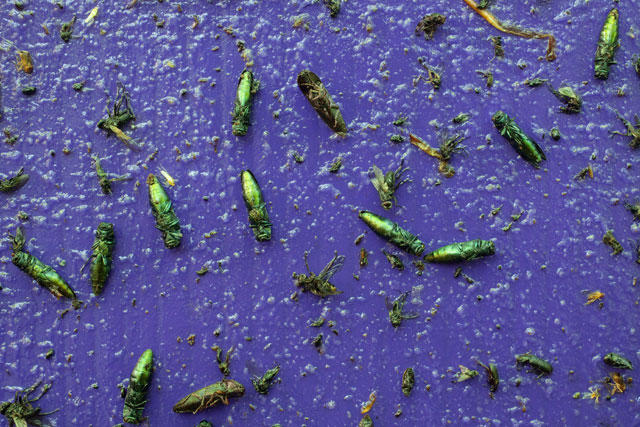
#> input picture src/EAB-on-purple-trap.jpg, 640 x 427 px
$ python eab_find.py --image EAB-on-purple-trap.jpg   (older library calls are emulated)
#> lines starting #> are read from the running program, lines starting #| are printed output that depends on the picture; after the words box and inside, x2 and y2 are one past the last pixel; in counts of white or black regions, pixels touching at a corner belong together
import argparse
import numpy as np
import cv2
import json

try:
    import serial
    SEND_DATA = True
except ImportError:
    SEND_DATA = False

# To execute:
# python EAB_find.py --image EAB-on-purple-trap.jpg

ap = argparse.ArgumentParser()
ap.add_argument('-i', '--image', required=True, help='Path to image')
args = vars(ap.parse_args())

# Upper and lower rgb space for background
# Unused
# blueLower = np.array([100, 67, 0], dtype='uint8')
# blueUpper = np.array([167, 85, 91], dtype='uint8')

# Unused in the end. Delete me.
# blue = cv2.inRange(frame, blueLower, blueUpper)
# blue = cv2.GaussianBlur(blue, (3, 3), 0)

# Upper and lower rgb space for selecting background
# Don't be fooled by the name. Started gray, ended up everything but
grayLower = np.array([0, 0, 10], dtype='uint8')
grayUpper = np.array([125, 168, 125], dtype='uint8')

frame = cv2.imread(args['image'])
#> frame is the input picture: shape (427, 640, 3); mean B, G, R 144.9, 85.5, 87.1

# Again, don't be fooled by the variable name.
# Not whitish as much as it selected out the background
whiteish = cv2.inRange(frame, grayLower, grayUpper)
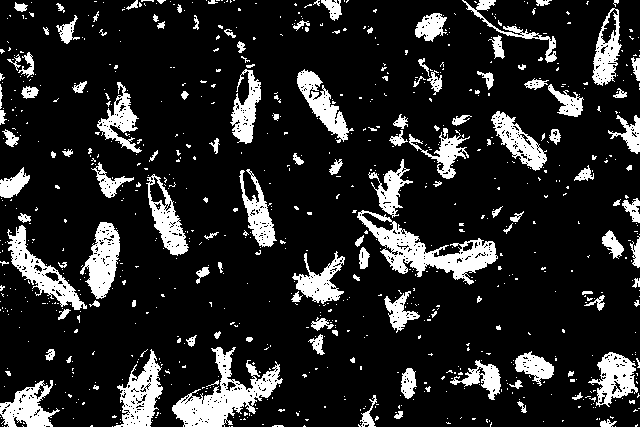
#> whiteish: shape (427, 640); 15.2% white; 847 white regions (718 under 20 px), largest, box (x1, y1, x2, y2) and area: (172, 347, 283, 427) 3292, (357, 210, 498, 285) 3291, (7, 225, 87, 310) 1822
whiteish = cv2.GaussianBlur(whiteish, (5, 5), 1)
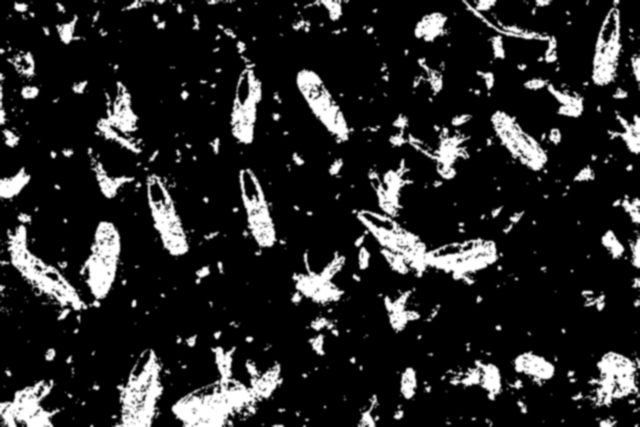
#> whiteish: shape (427, 640); min 0, max 255, mean 38.8

# Now flip the background to be white, subject dark
opposite = cv2.bitwise_not(whiteish)
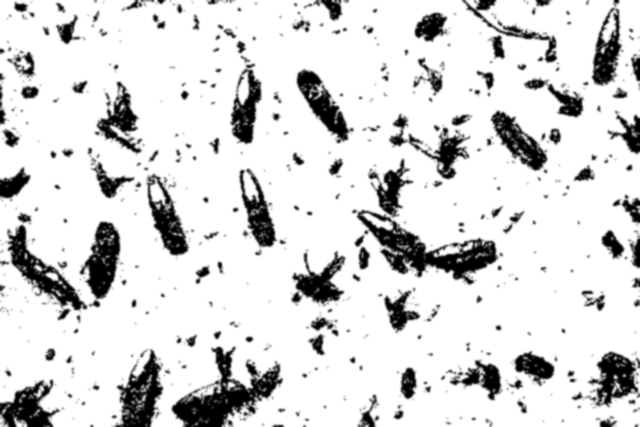
#> opposite: shape (427, 640); min 0, max 255, mean 216.2

# Begin edge detection
canny = cv2.Canny(opposite, 30, 150)
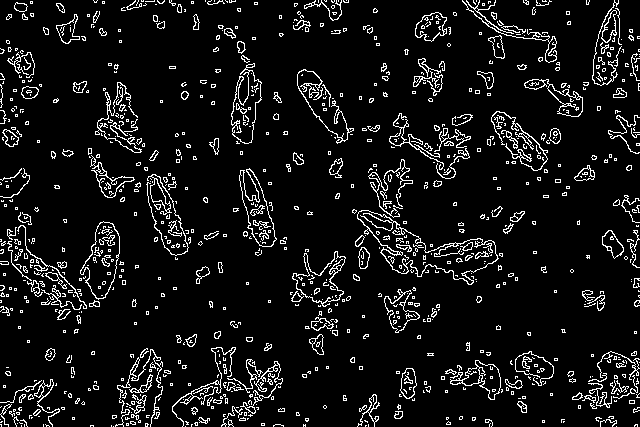
#> canny: shape (427, 640); 8.1% white in thin lines or dots

# Find the contours
_, cnts, _ = cv2.findContours(canny.copy(), cv2.RETR_EXTERNAL, cv2.CHAIN_APPROX_SIMPLE)
#> cnts = 851 contours, 717 with area under 20; largest, box (x1, y1, x2, y2) and area: (357, 210, 499, 285) 4036, (80, 221, 120, 300) 1814, (292, 251, 346, 307) 1323, (239, 168, 277, 247) 1272, (231, 63, 262, 144) 1264

bug_count = 0

# Count what we think are EABs by the number of corners
if len(cnts) > 0:
    for index, c in enumerate(cnts):
        peri = cv2.arcLength(c, True)
        approx = cv2.approxPolyDP(c, 0.02 * peri, True)
        # print(len(approx))

        if len(approx) < 10:
            cnt = sorted(cnts, key=cv2.contourArea, reverse=True)[index]
            rect = np.int32(cv2.boxPoints(cv2.minAreaRect(cnt)))
            perimeter = cv2.arcLength(cnt, True)
            # print(perimeter)
            if perimeter > 150:
                bug_count += 1
                cv2.drawContours(frame, [rect], -1, (0, 255, 0), 2)
#> this loop made 851 passes
#> (c, peri, approx, rect, perimeter) on passes 4, 12, 24, 28: ([[365, 425], [365, 426], [366, 425]], 3.41, [[366, 425], [365, 425], [365, 426]], [[251, 249], [235, 170], [261, 165], [277, 244]], 289), ([[191, 424], [191, 426], [191, 425], [192, 424]], 5.41, [[192, 424], [191, 424], [191, 426], [191, 425]], [[613, 259], [597, 237], [610, 228], [626, 250]], 80.67), ([[563, 421], [563, 422], [564, 421]], 3.41, [[564, 421], [563, 421], [563, 422]], [[369, 268], [358, 268], [358, 247], [369, 247]], 55.8), ([[1, 421], [0, 422], [1, 422], [2, 421]], 4.83, [[2, 421], [1, 421], [0, 422], [1, 422]], [[335, 146], [289, 77], [310, 63], [356, 132]], 598.9)
#> (peri, approx, rect, perimeter) on passes 1, 2, 3, 5, 7, 9: (0, [[616, 426]], [[489, 294], [345, 259], [358, 207], [501, 242]], 533.1), (0, [[185, 426]], [[105, 301], [72, 289], [99, 218], [132, 230]], 221.5), (0, [[113, 426]], [[342, 307], [290, 304], [293, 248], [345, 251]], 282.2), (2, [[111, 425], [111, 426]], [[252, 144], [225, 139], [240, 60], [267, 65]], 320.9), (2, [[21, 425], [21, 426]], [[576, 122], [518, 95], [529, 70], [588, 97]], 247), (4, [[368, 424], [368, 426]], [[446, 41], [415, 41], [415, 12], [446, 12]], 120)
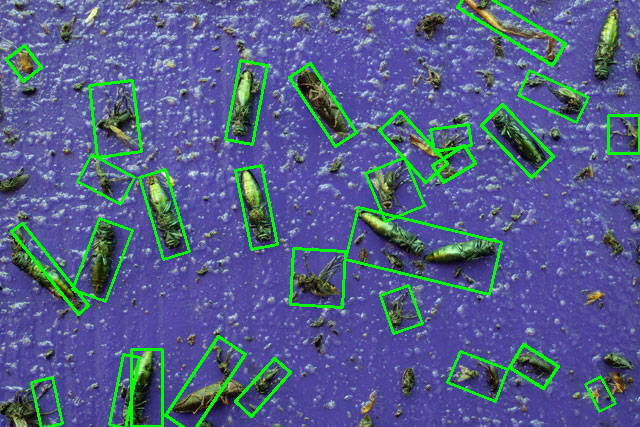
#> frame: shape (427, 640, 3); 5.57% of pixels changed, all inside (x1, y1, x2, y2) = (5, 0, 640, 427)
#> after the loop, bug_count = 28

# Dummy data to send with the bug_count
outgoing = {"lat": "100", "lon": "100", "count": bug_count, "coverage": "55"}
#> outgoing = {'lat': '100', 'lon': '100', 'count': 28, 'coverage': '55'}

# Set serial for digi dongle and send the data to digi
# Must send as bytestring
if SEND_DATA:
    s = serial.Serial('/dev/ttyUSB0', 9600, timeout=1)
    s.write(str.encode(json.dumps(outgoing)))
else:
    print(outgoing)

# [8 lines of commented-out code are left out]
